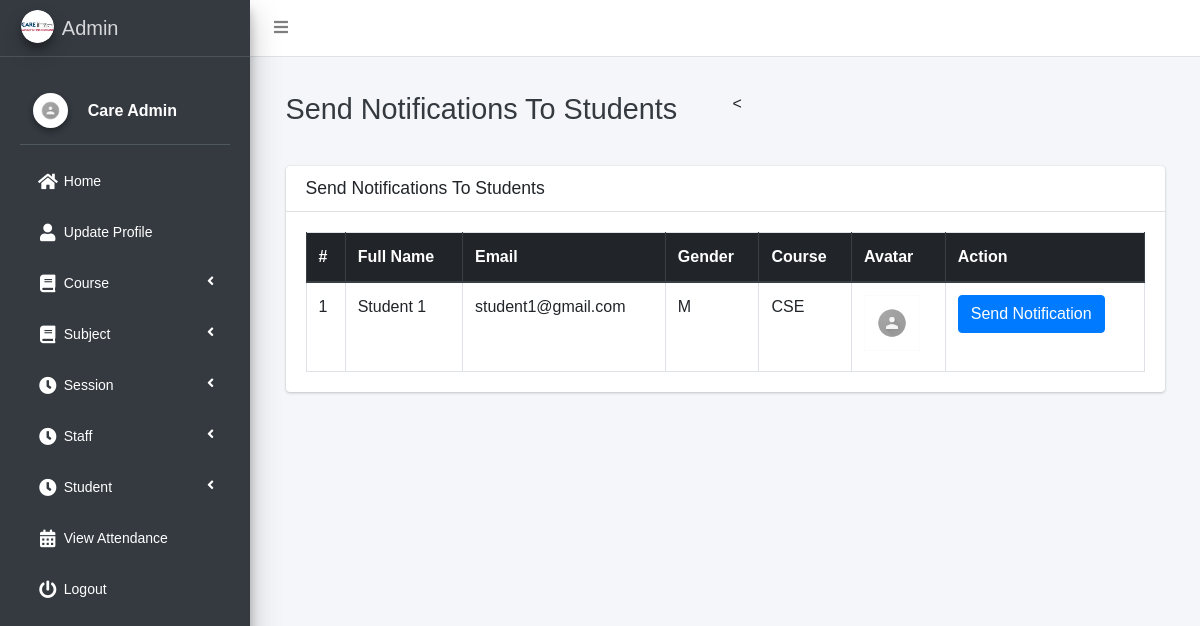
Page /admin_notify_student (signed in) on the committed database.
### main_app/models.py (models this page shows, shortened)
class CustomUser(AbstractUser):
    USER_TYPE = ((1, "HOD"), (2, "Staff"), (3, "Student"))
    GENDER = [("M", "Male"), ("F", "Female")]
    username = None  # Removed username, using email instead
    email = models.EmailField(unique=True)
    user_type = models.CharField(default=1, choices=USER_TYPE, max_length=1)
    gender = models.CharField(max_length=1, choices=GENDER)
    profile_pic = models.ImageField()
    address = models.TextField()
    fcm_token = models.TextField(default="")  # For firebase notifications
    created_at = models.DateTimeField(auto_now_add=True)
    updated_at = models.DateTimeField(auto_now=True)
    USERNAME_FIELD = "email"
    REQUIRED_FIELDS = []
    objects = CustomUserManager()
    def __str__(self):
        return self.first_name + " " + self.last_name

class Student(models.Model):
    admin = models.OneToOneField(CustomUser, on_delete=models.CASCADE)
    course = models.ForeignKey(Course, on_delete=models.DO_NOTHING, null=True, blank=False)
    session = models.ForeignKey(Session, on_delete=models.DO_NOTHING, null=True)

class Course(models.Model):
    name = models.CharField(max_length=120)
    created_at = models.DateTimeField(auto_now_add=True)
    updated_at = models.DateTimeField(auto_now=True)

### main_app/hod_views.py (the view)
# urls.py: path("admin_notify_student", hod_views.admin_notify_student,
def admin_notify_student(request):
    student = CustomUser.objects.filter(user_type=3)
    context = {
        'page_title': "Send Notifications To Students",
        'students': student
    }
    return render(request, "hod_template/student_notification.html", context)

### main_app/templates/hod_template/student_notification.html (shortened to what this page needs)
{% extends 'main_app/base.html' %}
{% load static %}
{% block page_title %}{{page_title}}{% endblock page_title %}
{% block content %}
<section class="content">
    <div class="container-fluid">
        <div class="row">
            <div class="col-md-12">
                <div class="card">
                    <div class="card-header">
                        <h3 class="card-title">{{page_title}}</h3>
                    </div>
                    <div class="card-body">
                        <table id="example2" class="table table-bordered table-hover">
                            <thead class="thead-dark">
                                <tr>
                                    <th>#</th>
                                    <th>Full Name</th>
                                    <th>Email</th>
                                    <th>Gender</th>
                                    <th>Course</th>
                                    <th>Avatar</th>
                                    <th>Action</th>
                                </tr>
                            </thead>
                            <tbody>
                                {% for student in students %}
                                <tr>
                                    <td>{{ forloop.counter }}</td>
                                    <td>{{student.first_name}} {{student.last_name}}</td>
                                    <td>{{student.email}}</td>
                                    <td>{{student.gender}}</td>
                                    <td>{{student.student.course.name}}</td>
                                    <td>
                                        {% if student.profile_pic == ""  %}
                                        No Image
                                        {% else %}
                                        <img class="img img-fluid mb-2" height="56" width="56"
                                            src="{{student.profile_pic}}" alt="">
                                        {% endif %}
                                    </td>
                                    <td><button data-toggle = "modal" data-target = "#myModal"class="btn btn-primary show_notification" value="{{student.id}}">Send Notification</button>
                                    </td>
                                </tr>
                                {% endfor %}
                            </tbody>
                        </table>
                    </div>
                </div>
            </div>
        </div>
    </div>
</section>
{% endblock content %}

### main_app/templates/main_app/base.html (shortened to what this page needs)
{% load static %}
<!DOCTYPE html>
<html>
<head>
    <link rel="stylesheet" href="{% static 'plugins/fontawesome-free/css/all.min.css'%} ">
    <link rel="stylesheet" href="https://code.ionicframework.com/ionicons/2.0.1/css/ionicons.min.css">
    <link rel="stylesheet"
        href="{% static 'plugins/tempusdominus-bootstrap-4/css/tempusdominus-bootstrap-4.min.css'%} ">
    <link rel="stylesheet" href="{% static 'plugins/icheck-bootstrap/icheck-bootstrap.min.css'%} ">
    <link rel="stylesheet" href="{% static 'dist/css/adminlte.min.css'%} ">
    <link rel="stylesheet" href="{% static 'plugins/overlayScrollbars/css/OverlayScrollbars.min.css'%} ">
    <link rel="stylesheet" href="{% static 'plugins/daterangepicker/daterangepicker.css'%} ">
</head>
<body class="hold-transition sidebar-mini layout-fixed">
    <div class="wrapper">
        <nav class="main-header navbar navbar-expand navbar-white navbar-light">
            <ul class="navbar-nav">
                <li class="nav-item">
                    <a class="nav-link" data-widget="pushmenu" href="#"><i class="fas fa-bars"></i></a>
                </li>
            </ul>
        </nav>
        {% include "main_app/sidebar_template.html" with user=user %}
        <div class="content-wrapper">
            <div class="content-header">
                <div class="container-fluid">
                    <div class="row mb-2">
                        <div class="col-sm-6">
                            <h1 class="m-0 text-dark">{% block page_title %}{% endblock page_title %}</h1>
                        </div>
                        <div class="col-sm-6">
                            <
                        </div>
                    </div>
                </div>
            </div>
<section class="content">
    <div class="container-fluid">
        <div class="row">
            <div class="col-md-12">
            </div></div></div></section>
            {% block content %}
            {% endblock content %}
        </div>
    </div>
</body>
</html>

### main_app/templates/main_app/sidebar_template.html (shortened to what this page needs)
{% load static %}
<!DOCTYPE html>
<html lang="en">
<head>
</head>
<body>
    <aside class="main-sidebar sidebar-dark-info elevation-4">
    {% if request.user.user_type == '1' %}
    <a href="{% url 'admin_home' %}" class="brand-link">
        <img src="{% static 'dist/img/admin.png' %} " alt="admin"
            class="brand-image img-circle elevation-3" >
        <span class="brand-text font-weight-light">Admin</span>
    </a>
    <div class="sidebar">
        <div class="user-panel mt-3 pb-3 mb-3 d-flex">
            <div class="image">
                <img src="{{ request.user.profile_pic}}" class="img-circle elevation-2" alt="User Image">
            </div>
            <div class="info">
                <a href="#" class="d-block">{{user}}</a>
            </div>
        </div>
        <nav class="mt-2">
<ul class="nav nav-pills nav-sidebar flex-column" data-widget="treeview" role="menu" data-accordion="false">
                    <li class="nav-item">
                        <a href="{% url 'admin_home' %}" class="nav-link {% if request.path == admin_home %} active {% endif %}">
                            <i class="nav-icon fas fa-home"></i>
                            <p>Home</p>
                        </a>
                    </li>
                    <li class="nav-item">
                        <a href="{% url 'admin_view_profile' %}" class="nav-link {% if request.path == admin_view_profile %} active {% endif %}">
                            <i class="nav-icon fas fa-user"></i>
                            <p>Update Profile</p>
                        </a>
                    </li>
                    <li class="nav-item has-treeview">
                        <a href="#" class="nav-link">
                            <i class="nav-icon fas fa-book"></i>
                            <p>Course<i class="fas fa-angle-left right"></i></p>
                        </a>
                    </li>
                    <li class="nav-item has-treeview">
                        <a href="#" class="nav-link">
                            <i class="nav-icon fas fa-book"></i>
                            <p>Subject<i class="fas fa-angle-left right"></i></p>
                        </a>
                    </li>
                    <li class="nav-item has-treeview">
                        <a href="#" class="nav-link">
                            <i class="nav-icon fas fa-clock"></i>
                            <p>Session<i class="fas fa-angle-left right"></i></p>
                        </a>
                    </li>
                    <li class="nav-item has-treeview">
                        <a href="#" class="nav-link">
                            <i class="nav-icon fas fa-clock"></i>
                            <p>Staff<i class="fas fa-angle-left right"></i></p>
                        </a>
                    </li>
                                        <li class="nav-item has-treeview">
                        <a href="#" class="nav-link">
                            <i class="nav-icon fas fa-clock"></i>
                            <p>Student<i class="fas fa-angle-left right"></i></p>
                        </a>
                    </li>
                    <li class="nav-item">
                        <a href="{% url 'admin_view_attendance' %}" class="nav-link {% if request.path == admin_view_attendance %} active {% endif %}">
                            <i class="nav-icon fas fa-calendar-alt"></i>
                            <p>View Attendance</p>
                        </a>
                    </li>
                                        {% endif %}
                                        <li class="nav-item">
                                            <a href="{% url 'user_logout' %}"
                                                onclick="return confirm('Your session would be terminated.\n\nProceed?')"
                                                class="nav-link">
                                                <i class="nav-icon fas fa-power-off"></i>
                                                <p>
                                                    Logout
                                                </p>
                                            </a>
                                        </li>
                                    </ul>
                                </nav>
                            </div>
</aside>
</body>
</html>

### main_app/templates/main_app/sidebar_template.html (style rules this page uses)
body { margin: 0; font-family: Arial, sans-serif; background-color: #f4f6f9; }
.sidebar { background: #fffff; padding: 20px; height: 90vh; width: 250px; box-shadow: 0 4px 6px rgba(0, 0, 0, 0.1); }
.sidebar .nav-sidebar > .nav-item > .nav-link { color: #ffffff; border-radius: 4px; padding: 10px 15px; margin-bottom: 10px; font-size: 14px; transition: all 0.3s ease; display: flex; align-items: center; }
.sidebar .nav-icon { margin-right: 10px; font-size: 18px; }
.sidebar .nav-item.has-treeview > .nav-link .fas.fa-angle-left { margin-left: auto; }
.content-wrapper { margin-left: 270px; padding: 20px; }
.user-panel { display: flex; align-items: center; margin-bottom: 20px; }
.user-panel .image img { border-radius: 50%; width: 35px; height: 35px; }
.user-panel .info { margin-left: 10px; }
.user-panel .info a { font-weight: bold; color: #ffffff; }

### rows in the picture
CustomUser: user.profile_pic (picture), first_name+last_name "Care Admin"
CustomUser: first_name "Student", last_name "1", email "student1@gmail.com", gender "M", student.course.name "CSE", profile_pic (picture)

### other values in the picture
{{ page_title }} "Send Notifications To Students"
